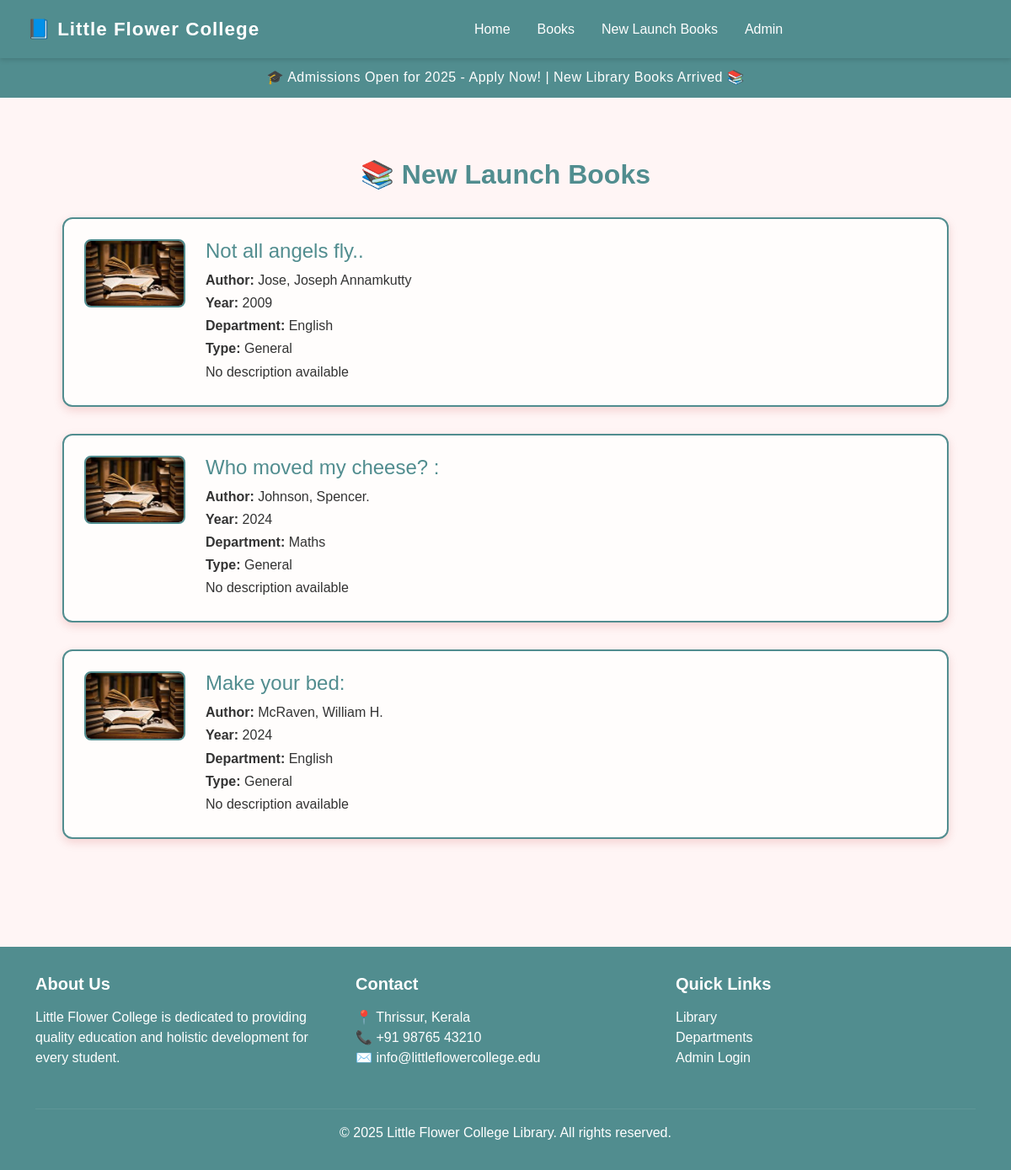
The page /newlaunch on the database its author committed.
### tables this page shows
CREATE TABLE departments (
    id INTEGER PRIMARY KEY AUTOINCREMENT,
    name TEXT UNIQUE NOT NULL
);

### app.py (the view)
@app.route('/newlaunch')
def newlaunch_books():
    conn = get_db()
    books = conn.execute('SELECT b.*, d.name as department_name FROM books b '
                         'LEFT JOIN departments d ON b.department_id = d.id '
                         'ORDER BY b.id DESC LIMIT 3').fetchall()
    conn.close()
    return render_template('new_launch_book.html', books=books)

### app.py (called while the page is built)
def get_db():
    conn = sqlite3.connect(DB_PATH)
    conn.row_factory = sqlite3.Row  # Important: allows accessing columns by name
    return conn

### templates/new_launch_book.html (shortened to what this page needs)
{% extends "layout.html" %}
{% block content %}
<section class="newlaunch-container container">
  <h2 class="section-header">📚 New Launch Books</h2>
  {% for book in books %}
  <div class="book-card">
    {% if book.image %}
      <img src="{{ book.image }}" alt="{{ book.title }}">
    {% else %}
      <img src="{{ url_for('static', filename='images/default_book.png') }}" alt="No Image">
    {% endif %}
    <div class="book-details">
      <h4>{{ book.title }}</h4>
      <p><strong>Author:</strong> {{ book.author }}</p>
      <p><strong>Year:</strong> {{ book.year }}</p>
      <p><strong>Department:</strong> {{ book.department_name or 'N/A' }}</p>
      <p><strong>Type:</strong> {{ book.type }}</p>
      <p>{{ book.description[:150] }}{% if book.description|length > 150 %}...{% endif %}</p>
    </div>
  </div>
  {% endfor %}
</section>
{% endblock %}

### static/css/style.css (style rules this page uses)
body { background: #f8f9fa; }

### templates/layout.html (style rules this page uses)
body { background-color: #ffffff; color: #222; font-family: "Poppins", sans-serif; }

### templates/new_launch_book.html (style rules this page uses)
body { background-color: #fff5f5; }
.newlaunch-container { padding: 3rem 2rem; min-height: 80vh; }
.section-header { text-align: center; color: #518d8f; font-weight: 700; margin-bottom: 2rem; }
.book-card { background-color: #fffdfc; border: 2px solid#518d8f; border-radius: 12px; padding: 1.5rem; margin-bottom: 2rem; box-shadow: 0 4px 12px rgba(179, 0, 0, 0.15); display: flex; align-items: flex-start; gap: 1.5rem; }
.book-card img { width: 120px; height: auto; border-radius: 8px; border: 2px solid#518d8f; }
.book-details h4 { color:#518d8f; margin-bottom: 0.5rem; }
.book-details p { margin: 0.2rem 0; color: #333; }

### rows shown on the page
departments: title "Not all angels fly..", author "Jose, Joseph Annamkutty", year "2009", name "English", type "General", description "No description available", title "Make your bed:", author "McRaven, William H.", year "2024"
departments: title "Who moved my cheese? :", author "Johnson, Spencer.", year "2024", name "Maths", type "General", description "No description available"
